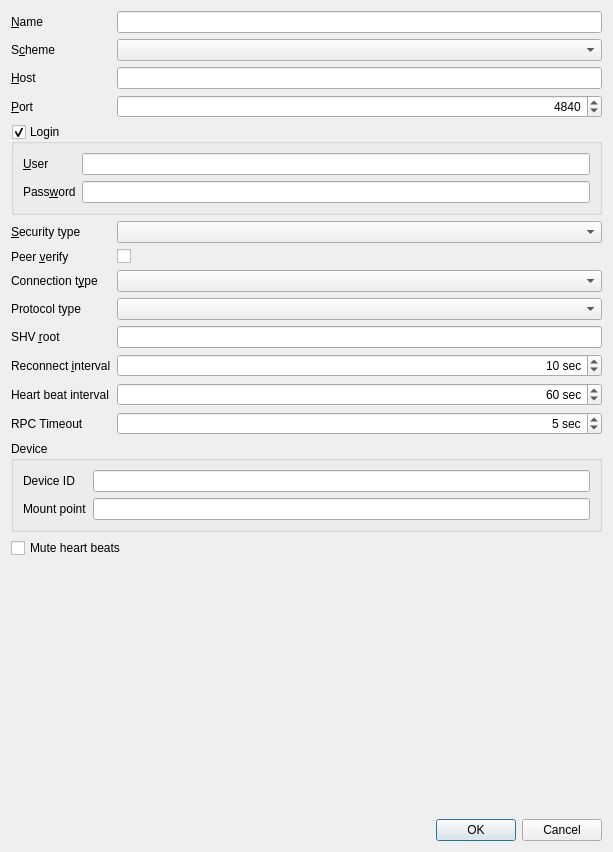
<?xml version="1.0" encoding="UTF-8"?>
<ui version="4.0">
 <class>DlgServerProperties</class>
 <widget class="QDialog" name="DlgServerProperties">
  <property name="geometry">
   <rect>
    <x>0</x>
    <y>0</y>
    <width>613</width>
    <height>852</height>
   </rect>
  </property>
  <property name="windowTitle">
   <string>Server properties</string>
  </property>
  <layout class="QVBoxLayout" name="verticalLayout">
   <item>
    <layout class="QFormLayout" name="formLayout">
     <item row="0" column="0">
      <widget class="QLabel" name="label">
       <property name="text">
        <string>&amp;Name</string>
       </property>
       <property name="buddy">
        <cstring>edName</cstring>
       </property>
      </widget>
     </item>
     <item row="0" column="1">
      <widget class="QLineEdit" name="edName"/>
     </item>
     <item row="2" column="0">
      <widget class="QLabel" name="label_3">
       <property name="text">
        <string>&amp;Host</string>
       </property>
       <property name="buddy">
        <cstring>edHost</cstring>
       </property>
      </widget>
     </item>
     <item row="2" column="1">
      <widget class="QLineEdit" name="edHost"/>
     </item>
     <item row="3" column="0">
      <widget class="QLabel" name="label_4">
       <property name="text">
        <string>&amp;Port</string>
       </property>
       <property name="buddy">
        <cstring>edPort</cstring>
       </property>
      </widget>
     </item>
     <item row="3" column="1">
      <widget class="QSpinBox" name="edPort">
       <property name="alignment">
        <set>Qt::AlignRight|Qt::AlignTrailing|Qt::AlignVCenter</set>
       </property>
       <property name="minimum">
        <number>256</number>
       </property>
       <property name="maximum">
        <number>65535</number>
       </property>
       <property name="value">
        <number>4840</number>
       </property>
      </widget>
     </item>
     <item row="9" column="0">
      <widget class="QLabel" name="label_6">
       <property name="text">
        <string>Connection t&amp;ype</string>
       </property>
       <property name="buddy">
        <cstring>cbxConnectionType</cstring>
       </property>
      </widget>
     </item>
     <item row="9" column="1">
      <widget class="QComboBox" name="cbxConnectionType">
       <property name="toolTip">
        <string>Connection type</string>
       </property>
      </widget>
     </item>
     <item row="10" column="0">
      <widget class="QLabel" name="label_7">
       <property name="text">
        <string>Protocol type</string>
       </property>
       <property name="buddy">
        <cstring>rpc_protocolType</cstring>
       </property>
      </widget>
     </item>
     <item row="10" column="1">
      <widget class="QComboBox" name="rpc_protocolType">
       <property name="toolTip">
        <string>Connection type</string>
       </property>
      </widget>
     </item>
     <item row="11" column="0">
      <widget class="QLabel" name="label_13">
       <property name="text">
        <string>SHV &amp;root</string>
       </property>
       <property name="buddy">
        <cstring>shvRoot</cstring>
       </property>
      </widget>
     </item>
     <item row="11" column="1">
      <widget class="QLineEdit" name="shvRoot"/>
     </item>
     <item row="12" column="0">
      <widget class="QLabel" name="label_10">
       <property name="text">
        <string>Reconnect &amp;interval</string>
       </property>
       <property name="buddy">
        <cstring>rpc_reconnectInterval</cstring>
       </property>
      </widget>
     </item>
     <item row="12" column="1">
      <widget class="QSpinBox" name="rpc_reconnectInterval">
       <property name="toolTip">
        <string>Reconnect to broker if connection lost at least after recoonect-interval seconds. Disabled when set to 0</string>
       </property>
       <property name="alignment">
        <set>Qt::AlignRight|Qt::AlignTrailing|Qt::AlignVCenter</set>
       </property>
       <property name="suffix">
        <string> sec</string>
       </property>
       <property name="maximum">
        <number>999999999</number>
       </property>
       <property name="singleStep">
        <number>10</number>
       </property>
       <property name="value">
        <number>10</number>
       </property>
      </widget>
     </item>
     <item row="13" column="0">
      <widget class="QLabel" name="label_11">
       <property name="text">
        <string>Heart beat interval</string>
       </property>
      </widget>
     </item>
     <item row="13" column="1">
      <widget class="QSpinBox" name="rpc_heartbeatInterval">
       <property name="toolTip">
        <string>Send heart beat to broker every n sec. Disabled when set to 0.</string>
       </property>
       <property name="alignment">
        <set>Qt::AlignRight|Qt::AlignTrailing|Qt::AlignVCenter</set>
       </property>
       <property name="suffix">
        <string> sec</string>
       </property>
       <property name="maximum">
        <number>999999999</number>
       </property>
       <property name="singleStep">
        <number>10</number>
       </property>
       <property name="value">
        <number>60</number>
       </property>
      </widget>
     </item>
     <item row="14" column="0">
      <widget class="QLabel" name="label_12">
       <property name="text">
        <string>RPC Timeout</string>
       </property>
      </widget>
     </item>
     <item row="14" column="1">
      <widget class="QSpinBox" name="rpc_timeout">
       <property name="toolTip">
        <string>Send heart beat to broker every n sec. Disabled when set to 0.</string>
       </property>
       <property name="alignment">
        <set>Qt::AlignRight|Qt::AlignTrailing|Qt::AlignVCenter</set>
       </property>
       <property name="suffix">
        <string> sec</string>
       </property>
       <property name="minimum">
        <number>1</number>
       </property>
       <property name="maximum">
        <number>999999999</number>
       </property>
       <property name="singleStep">
        <number>10</number>
       </property>
       <property name="value">
        <number>5</number>
       </property>
      </widget>
     </item>
     <item row="15" column="0" colspan="2">
      <widget class="QGroupBox" name="grpDevice">
       <property name="title">
        <string>Device</string>
       </property>
       <layout class="QFormLayout" name="formLayout_2">
        <item row="1" column="0">
         <widget class="QLabel" name="label_8">
          <property name="text">
           <string>Mount point</string>
          </property>
         </widget>
        </item>
        <item row="1" column="1">
         <widget class="QLineEdit" name="device_mountPoint"/>
        </item>
        <item row="0" column="0">
         <widget class="QLabel" name="label_9">
          <property name="text">
           <string>Device ID</string>
          </property>
         </widget>
        </item>
        <item row="0" column="1">
         <widget class="QLineEdit" name="device_id"/>
        </item>
       </layout>
      </widget>
     </item>
     <item row="7" column="0">
      <widget class="QLabel" name="label_14">
       <property name="text">
        <string>&amp;Security type</string>
       </property>
       <property name="buddy">
        <cstring>lstSecurityType</cstring>
       </property>
      </widget>
     </item>
     <item row="7" column="1">
      <widget class="QComboBox" name="lstSecurityType">
       <property name="toolTip">
        <string>Security type</string>
       </property>
      </widget>
     </item>
     <item row="8" column="0">
      <widget class="QLabel" name="label_15">
       <property name="text">
        <string>Peer &amp;verify</string>
       </property>
       <property name="buddy">
        <cstring>chkPeerVerify</cstring>
       </property>
      </widget>
     </item>
     <item row="8" column="1">
      <widget class="QCheckBox" name="chkPeerVerify">
       <property name="layoutDirection">
        <enum>Qt::LeftToRight</enum>
       </property>
       <property name="text">
        <string/>
       </property>
      </widget>
     </item>
     <item row="1" column="0">
      <widget class="QLabel" name="label_16">
       <property name="text">
        <string>S&amp;cheme</string>
       </property>
       <property name="buddy">
        <cstring>cbxScheme</cstring>
       </property>
      </widget>
     </item>
     <item row="1" column="1">
      <widget class="QComboBox" name="cbxScheme"/>
     </item>
     <item row="4" column="0" colspan="2">
      <widget class="QGroupBox" name="grpLogin">
       <property name="title">
        <string>Login</string>
       </property>
       <property name="checkable">
        <bool>true</bool>
       </property>
       <layout class="QFormLayout" name="formLayout_3">
        <item row="0" column="0">
         <widget class="QLabel" name="label_2">
          <property name="text">
           <string>&amp;User</string>
          </property>
          <property name="buddy">
           <cstring>edUser</cstring>
          </property>
         </widget>
        </item>
        <item row="0" column="1">
         <widget class="QLineEdit" name="edUser"/>
        </item>
        <item row="1" column="0">
         <widget class="QLabel" name="label_5">
          <property name="text">
           <string>Pass&amp;word</string>
          </property>
          <property name="buddy">
           <cstring>edPassword</cstring>
          </property>
         </widget>
        </item>
        <item row="1" column="1">
         <widget class="QLineEdit" name="edPassword">
          <property name="echoMode">
           <enum>QLineEdit::Password</enum>
          </property>
         </widget>
        </item>
       </layout>
      </widget>
     </item>
    </layout>
   </item>
   <item>
    <widget class="QCheckBox" name="chkMuteHeartBeats">
     <property name="toolTip">
      <string>Mute heart beats notificcations for known types of clients, like Eyas </string>
     </property>
     <property name="text">
      <string>Mute heart beats</string>
     </property>
    </widget>
   </item>
   <item>
    <spacer name="verticalSpacer">
     <property name="orientation">
      <enum>Qt::Vertical</enum>
     </property>
     <property name="sizeHint" stdset="0">
      <size>
       <width>20</width>
       <height>40</height>
      </size>
     </property>
    </spacer>
   </item>
   <item>
    <layout class="QHBoxLayout" name="horizontalLayout">
     <item>
      <widget class="QDialogButtonBox" name="buttonBox">
       <property name="orientation">
        <enum>Qt::Horizontal</enum>
       </property>
       <property name="standardButtons">
        <set>QDialogButtonBox::Cancel|QDialogButtonBox::Ok</set>
       </property>
      </widget>
     </item>
    </layout>
   </item>
  </layout>
 </widget>
 <tabstops>
  <tabstop>edName</tabstop>
  <tabstop>cbxScheme</tabstop>
  <tabstop>edHost</tabstop>
  <tabstop>edPort</tabstop>
  <tabstop>lstSecurityType</tabstop>
  <tabstop>chkPeerVerify</tabstop>
  <tabstop>cbxConnectionType</tabstop>
  <tabstop>rpc_protocolType</tabstop>
  <tabstop>shvRoot</tabstop>
  <tabstop>rpc_reconnectInterval</tabstop>
  <tabstop>rpc_heartbeatInterval</tabstop>
  <tabstop>rpc_timeout</tabstop>
  <tabstop>device_id</tabstop>
  <tabstop>device_mountPoint</tabstop>
  <tabstop>chkMuteHeartBeats</tabstop>
 </tabstops>
 <resources/>
 <connections>
  <connection>
   <sender>buttonBox</sender>
   <signal>accepted()</signal>
   <receiver>DlgServerProperties</receiver>
   <slot>accept()</slot>
   <hints>
    <hint type="sourcelabel">
     <x>394</x>
     <y>616</y>
    </hint>
    <hint type="destinationlabel">
     <x>157</x>
     <y>274</y>
    </hint>
   </hints>
  </connection>
  <connection>
   <sender>buttonBox</sender>
   <signal>rejected()</signal>
   <receiver>DlgServerProperties</receiver>
   <slot>reject()</slot>
   <hints>
    <hint type="sourcelabel">
     <x>394</x>
     <y>616</y>
    </hint>
    <hint type="destinationlabel">
     <x>286</x>
     <y>274</y>
    </hint>
   </hints>
  </connection>
 </connections>
</ui>
